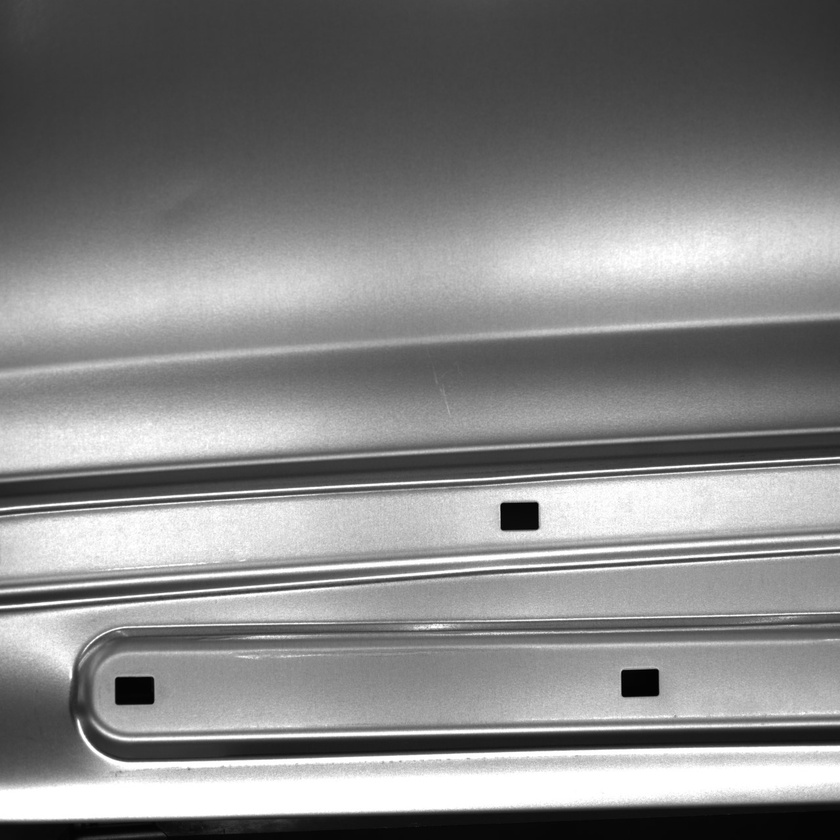
#> input picture DirectionLight/background.jpg, 840 x 840 px, shrunk from 1280 x 1280 before the run
$ python -i RotationImageRect.py   (imports and definitions only)   (older library calls are emulated)
#> lines starting #> are read from the running program, lines starting #| are printed output that depends on the picture
#> further down, picture is the input picture: shape (840, 840, 3); min 0, max 255, mean 133.6
import cv2
import numpy as np
import ctypes


def get_main_direction(image):
    # Sobel 연산자를 사용한 에지 검출
    sobel_x = cv2.Sobel(image, cv2.CV_64F, 1, 0, ksize=5)
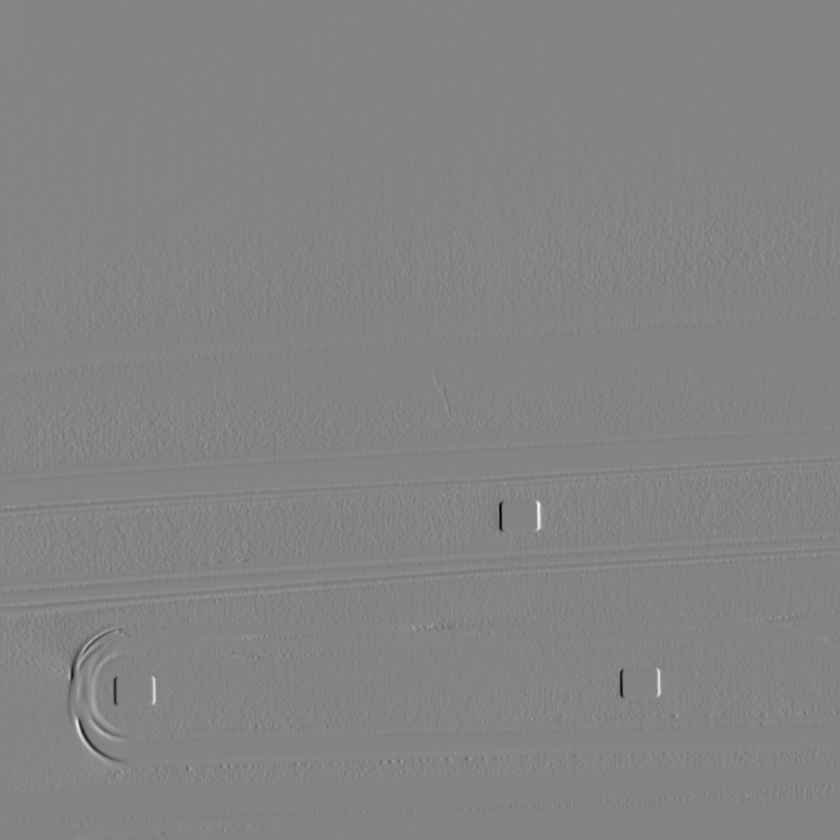
#> sobel_x: shape (840, 840, 3) float64; min -10118, max 9430, mean -0.1; drawn with min black and max white
    sobel_y = cv2.Sobel(image, cv2.CV_64F, 0, 1, ksize=5)
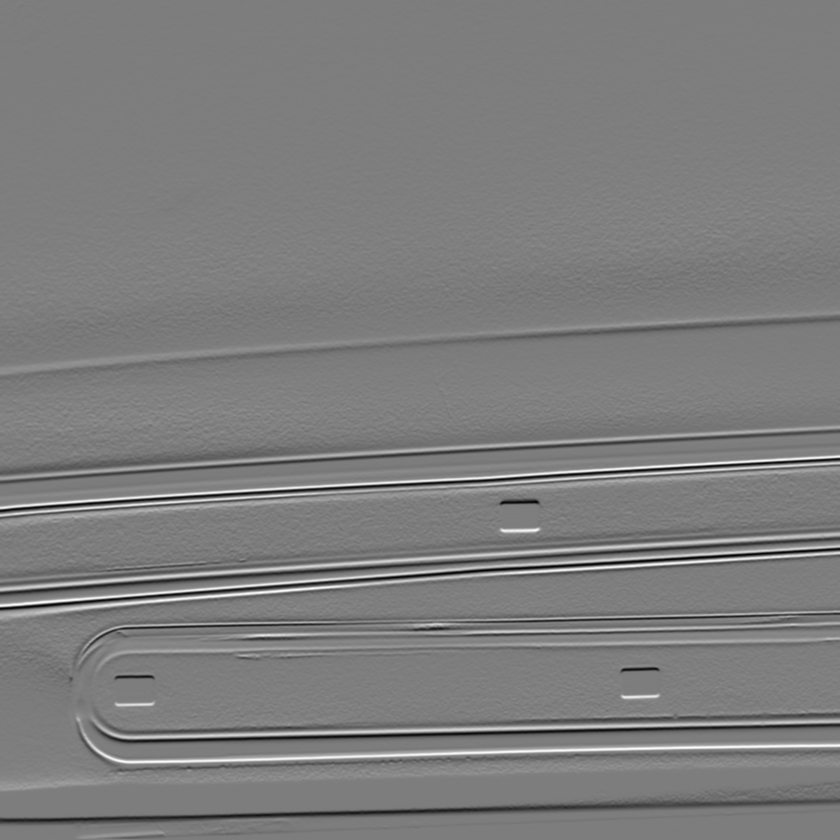
#> sobel_y: shape (840, 840, 3) float64; min -8713, max 8986, mean -8; drawn with min black and max white

    # 방향 계산
    magnitude = np.sqrt(sobel_x ** 2 + sobel_y ** 2)
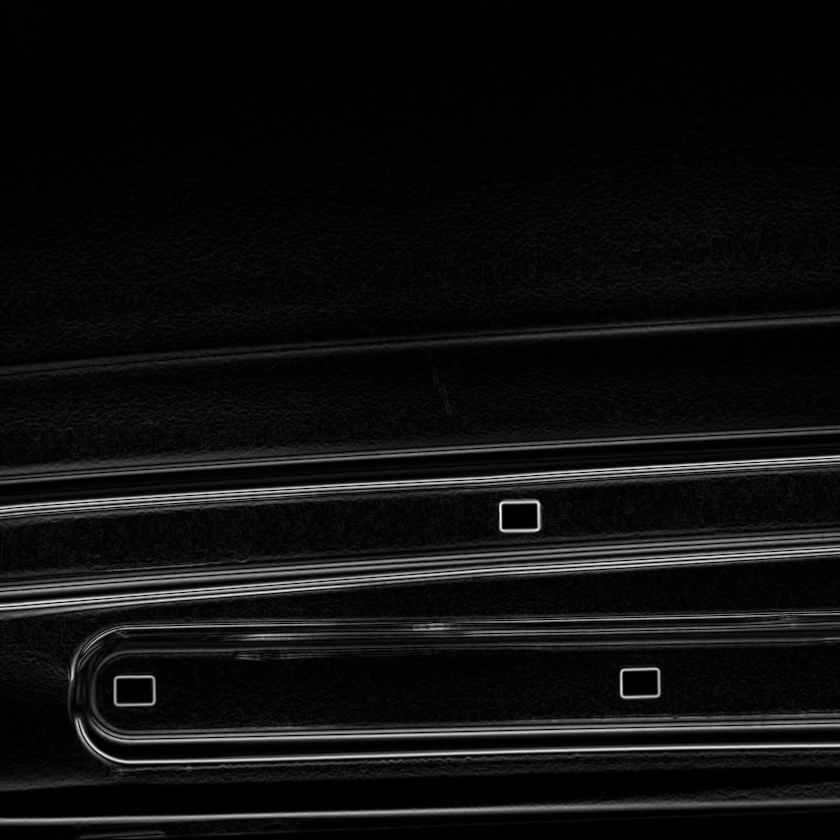
#> magnitude: shape (840, 840, 3) float64; min 0, max 10118.4, mean 620.4; drawn with min black and max white
    direction = np.arctan2(sobel_y, sobel_x)
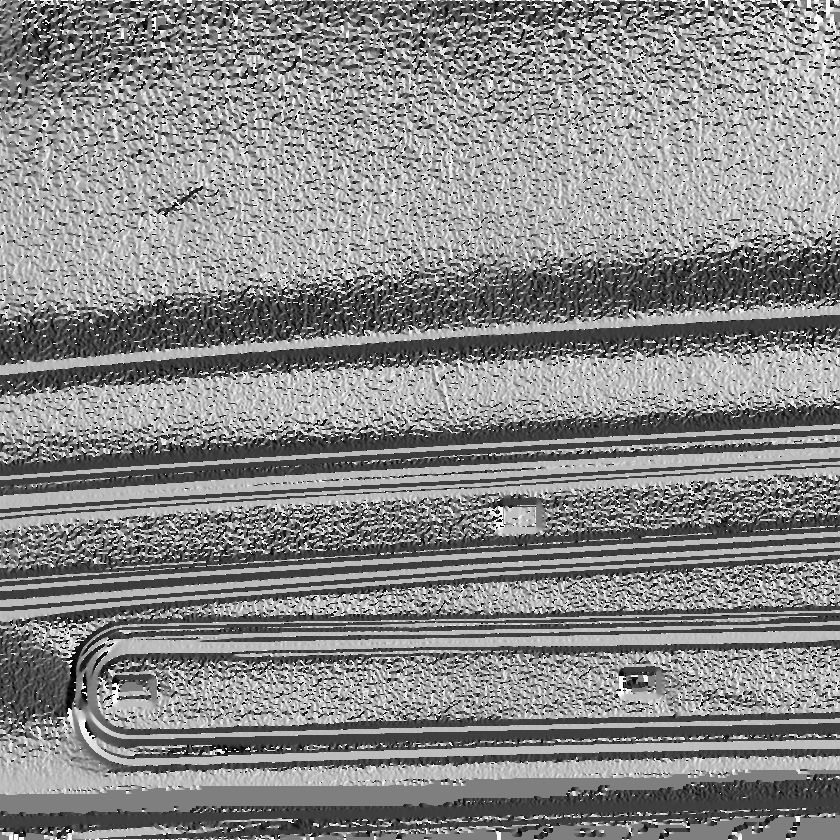
#> direction: shape (840, 840, 3) float64; min -3.14, max 3.14, mean 0.205; drawn with min black and max white

    # 히스토그램을 통해 주요 방향 찾기
    hist, bin_edges = np.histogram(direction, bins=180, range=(-np.pi, np.pi))
#> hist = 180 values, max 75762 at index 90, min 4818 at index 0, mean 11760; bin_edges = 181 values from -3.14 to 3.14
    main_direction = bin_edges[np.argmax(hist)]
#> main_direction = 0

    return main_direction, magnitude, direction


# [50 lines left out: functions rotate_image, alpha_blend, place_icon_on_background, not called in this run]


# 배경 이미지와 아이콘 이미지 로드 (경로를 수정하세요)
# [2 lines not run here, left out]
# [1 line that did not run here, left out]


# 마우스 콜백 함수
# [14 lines left out: function mouse_move, not called in this run]


# 윈도우 설정 및 마우스 콜백 함수 등록
# [5 lines not run here, left out]
#cv2.waitKey(0)

# 키 이벤트 처리
cursor_visible = True
# [19 lines not run here, left out]

>>> import cv2
>>> picture = cv2.imread('background.jpg')
>>> result = get_main_direction(picture)
